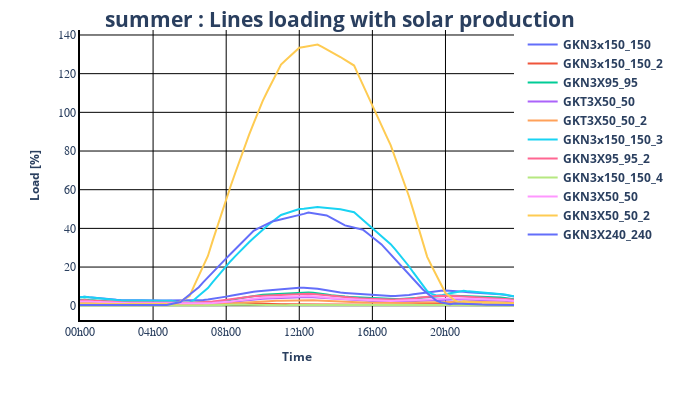
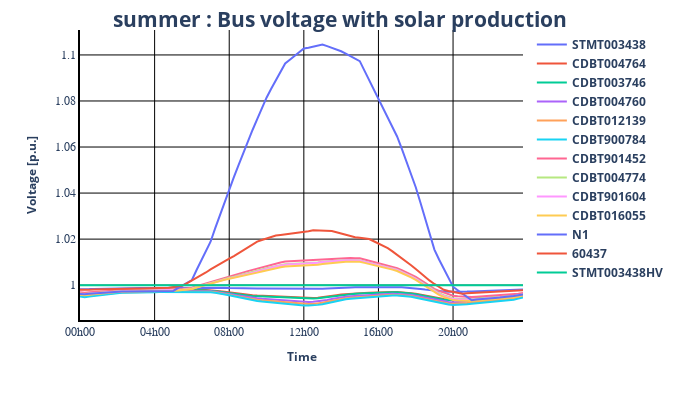
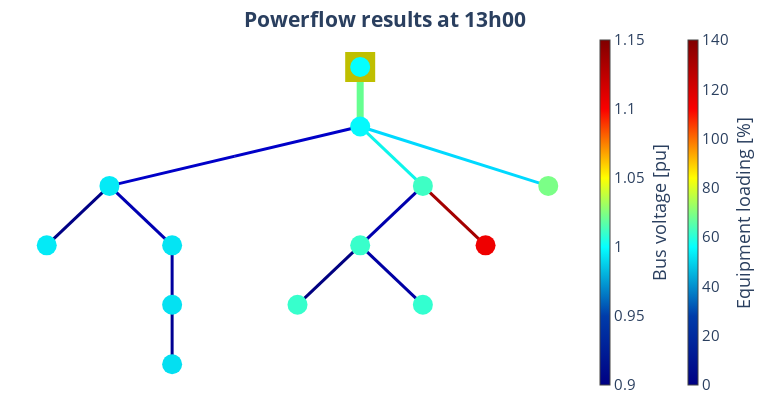

The code cell stored with these charts, in order, in its notebook:
### Markdown cell above
Plotting resluts with solar production

### Code cell
result_df_solar = pp_sim.run_time_simulation(net=net_trey_solar)

# Loading percent on the lines
pp_plot.plot_timeseries_result(
    data_df=result_df_solar["res_line.loading_percent"],
    ylabel="Load [%]",
    plot_title=f"{selected_season} : Lines loading with solar production",
    filename="loading_result_with_solar",
)

pp_plot.plot_timeseries_result(
    data_df=result_df_solar["res_bus.vm_pu"],
    ylabel="Voltage [p.u.]",
    plot_title=f"{selected_season} : Bus voltage with solar production",
    filename="bus_voltage_with_solar",
)

# Max load on GKN3X50_50_2 : at 1pm in summer and at 11:30am in winter
# plot_time_solar = time(11, 30)  # Winter
# voltage_range_solar = (0.95, 1.05)  # Winter
# loading_range_solare = (0, 20)  # Winter
plot_time_solar = time(13, 0)  # Summer
voltage_range_solar = (0.9, 1.15)  # Summer
loading_range_solare = (0, 140)  # Summer

pp_plot.plot_timestamps_powerflow_result(
    net=net_trey_solar,
    voltage_range=voltage_range_solar,  # In p.u.
    loading_range=loading_range_solare,  # In %
    plot_time=plot_time_solar,
    filename="powerflow_result_with_solar",
)
